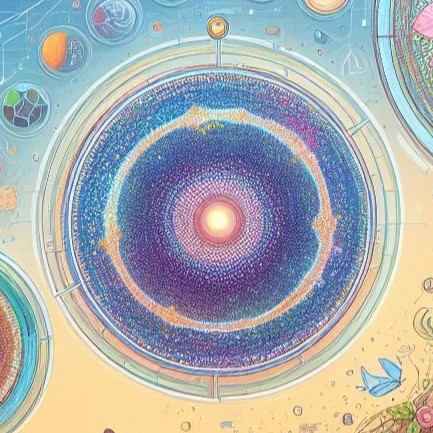
#> input picture assets/new.jpg, 433 x 433 px, found by its file name
$ python favicon.py
#> lines starting #> are read from the running program, lines starting #| are printed output that depends on the picture
from PIL import Image

def create_favicon(image_path, favicon_path, size=(32, 32)):
    # Open an image file
#> called with image_path = '/home/m/MeDott29.github.io/new.jpg', size = (32, 32)
    img = Image.open(image_path)
#> img is the input picture: PIL image 433x433 RGB; mean R, G, B 167.7, 173.2, 176
    # Get dimensions
    width, height = img.size
#> width = 433; height = 433
    # Determine the area to crop
    left = width/4
#> left = 108.2
    top = height/4
#> top = 108.2
    right = 3 * width/4
#> right = 324.8
    bottom = 3 * height/4
#> bottom = 324.8
    # Crop the center of the image
    img = img.crop((left, top, right, bottom))
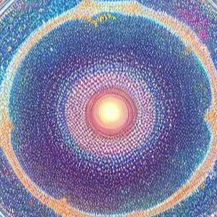
#> img: PIL image 217x217 RGB; mean R, G, B 128.4, 127.2, 161.4
    # Resize it to the desired size
    img = img.resize(size, Image.LANCZOS)
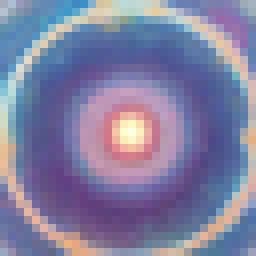
#> img: PIL image 32x32 RGB (shown 8 times larger); mean R, G, B 128.5, 127.2, 161.4
    # Save it as a new file in .ico format
    img.save(favicon_path, "ICO")

create_favicon("/home/m/MeDott29.github.io/new.jpg", "/home/m/MeDott29.github.io/docs/img/favicon.ico")

$ run again, with assets/image.png saved as assets/new.jpg
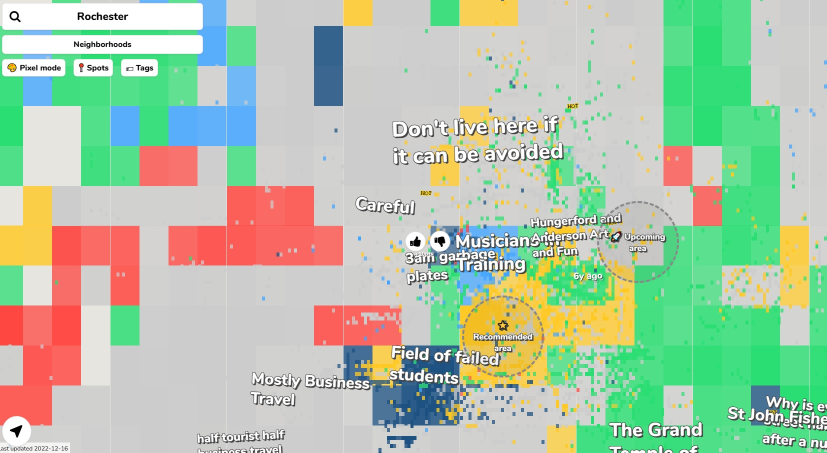
#> input picture assets/image.png, 1653 x 905 px, found by its file name (shown at 1/2 size)
#> in create_favicon, img is the input picture: PIL image 1653x905 RGB; mean R, G, B 176.7, 197.6, 170.7
#> in create_favicon, `img = img.crop((left, top, right, bottom))`:
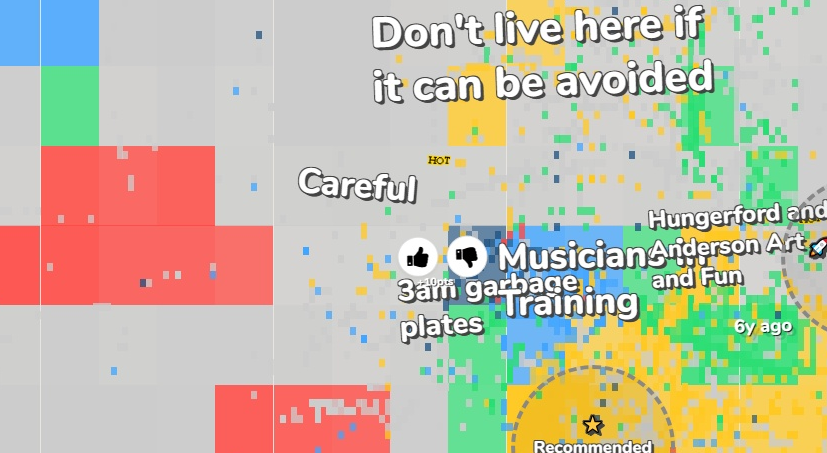
#> img: PIL image 827x453 RGB; mean R, G, B 196, 189.5, 169.3
#> in create_favicon, `img = img.resize(size, Image.LANCZOS)`:
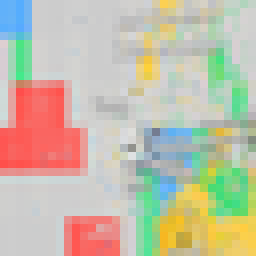
#> img: PIL image 32x32 RGB (shown 8 times larger); mean R, G, B 195.9, 189.5, 169.3
